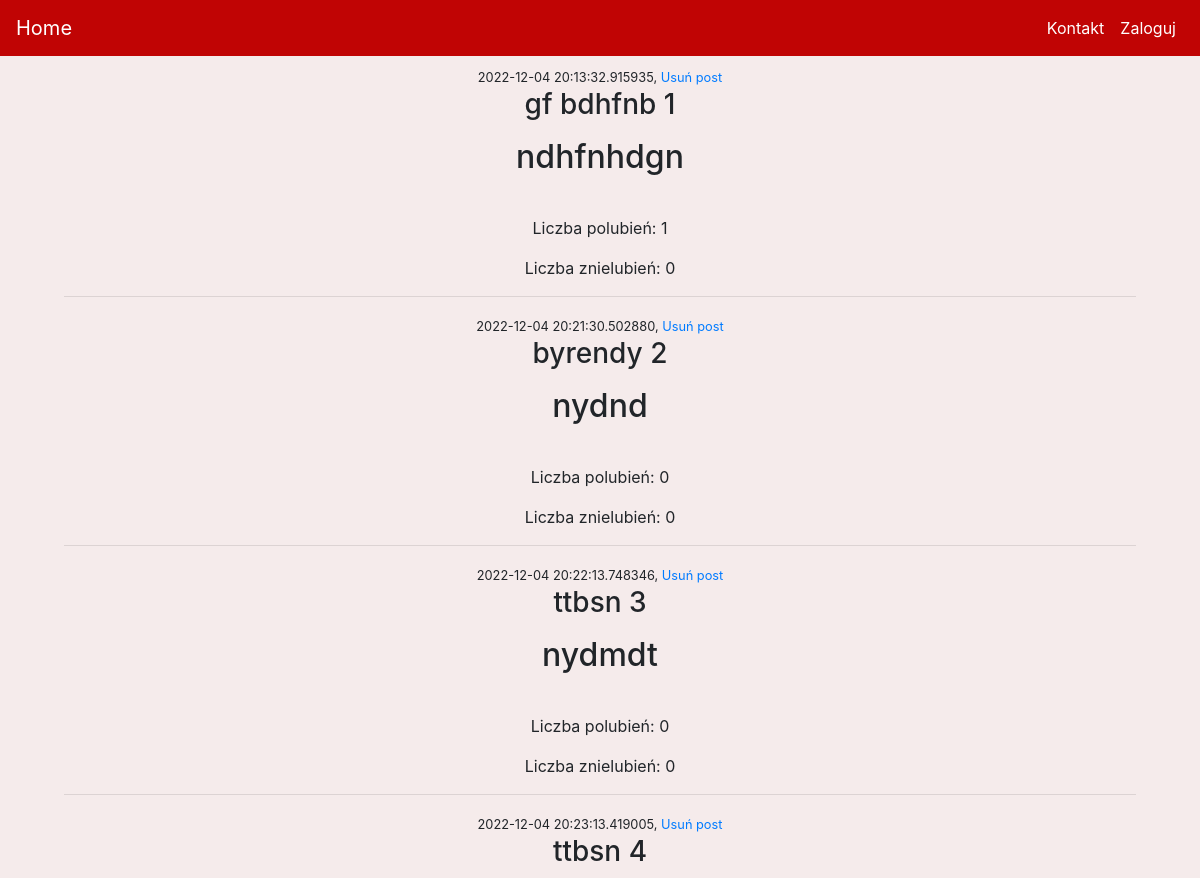
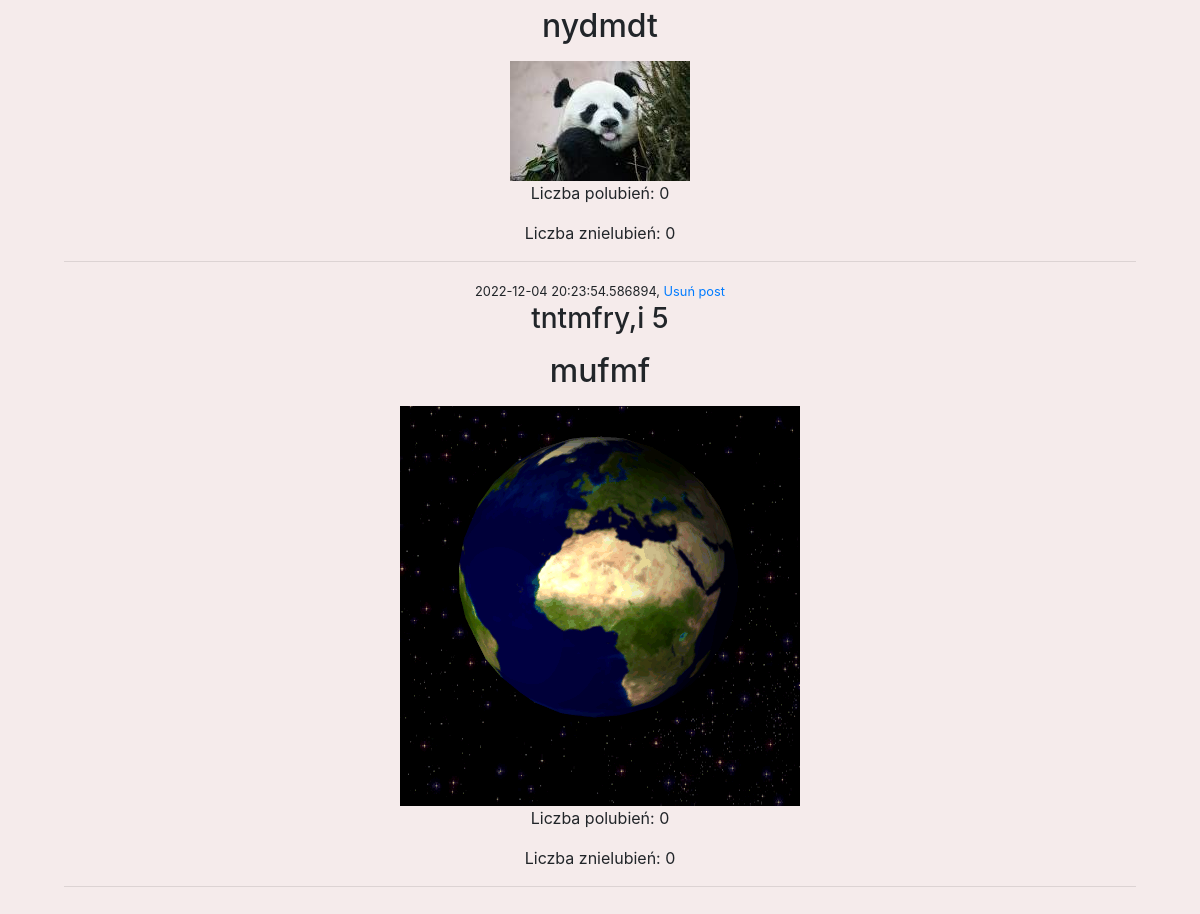
The page / on the database its author committed (2 pictures, top to bottom).
### kwiaciarnia/models.py (models this page shows, shortened)
class Posts(db.Model):
    id = db.Column(db.Integer(), primary_key=True)
    title = db.Column(db.String(length=128))
    body = db.Column(db.Text())
    added = db.Column(db.DateTime(), default=datetime.datetime.now())
    likes = db.Column(db.Integer(), default=0)
    dislikes = db.Column(db.Integer(), default=0)

### kwiaciarnia/routes.py (the view)
@app.route("/")
def home():
    all_posts = Posts.query.all()
    likes = Post_likes()
    dislike = Post_dislikes()
    return render_template('home.html', all_posts=all_posts, likes=likes, dislike=dislike)

### kwiaciarnia/templates/home.html (shortened to what this page needs)
{% extends 'base.html' %}
{% block content %}
<div>
    {% include 'includes/feed.html' %}
</div>
{% endblock %}

### kwiaciarnia/templates/includes/feed.html (shortened to what this page needs)
<div>
    {% for post in all_posts %}
        <small>{{post.added}}, <a href="{{ url_for('delete_post', id=post.id ) }}">Usuń post</a></small>
        <h3>{{post.title}}  {{post.id}}</h3>
        <p><h2>{{post.body}}</h2></p>
        <div>
            <img src="static\uploads\{{post.id}}.png" alt="{{post.tittle}}">
        </div>
        <div class="buttons">
            <p>Liczba polubień: {{likes.query.filter_by(post_like=post.id).count()}}</p>
        </div>
        <div>
            <p>Liczba znielubień: {{dislike.query.filter_by(post_dislike=post.id).count()}}</p>
        </div>
        <hr>
    {% endfor %}
</div>

### kwiaciarnia/static/styles/main.css (style rules this page uses)
body { background-color: #f5ebeb; }

### rows shown on the page
Posts: added "2022-12-04 20:13:32.915935", title "gf bdhfnb", id "1", body "ndhfnhdgn", query.filter_by "1", query.filter_by "0"
Posts: added "2022-12-04 20:21:30.502880", title "byrendy", id "2", body "nydnd", query.filter_by "0"
Posts: added "2022-12-04 20:22:13.748346", title "ttbsn", id "3", body "nydmdt", query.filter_by "0"
Posts: added "2022-12-04 20:23:13.419005", title "ttbsn", id "4", body "nydmdt", shows a picture, query.filter_by "0"
Posts: added "2022-12-04 20:23:54.586894", title "tntmfry,i", id "5", body "mufmf", shows a picture, query.filter_by "0"
